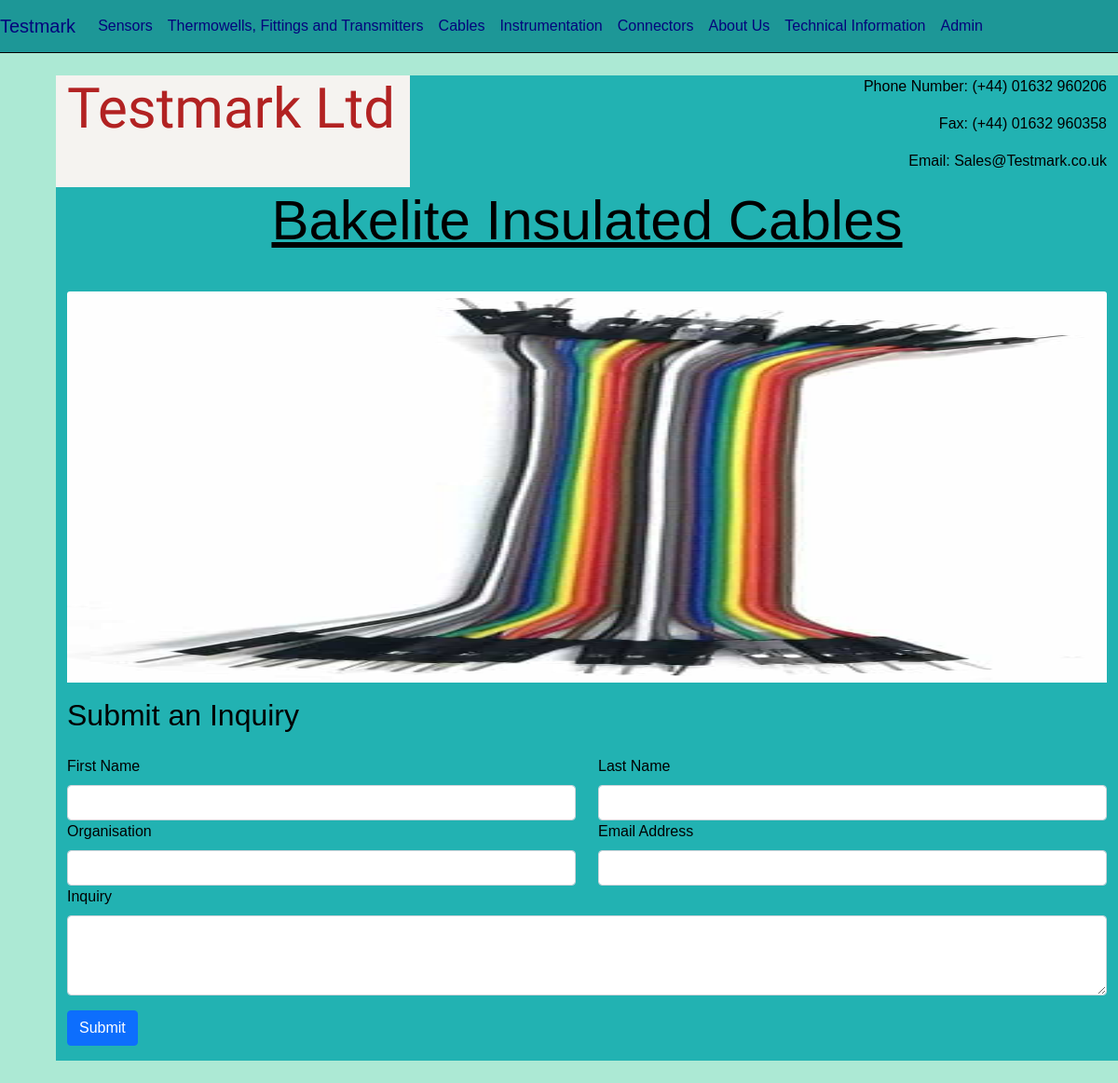
/testmark-product.php?id=1, run on an earlier commit of the app's database.
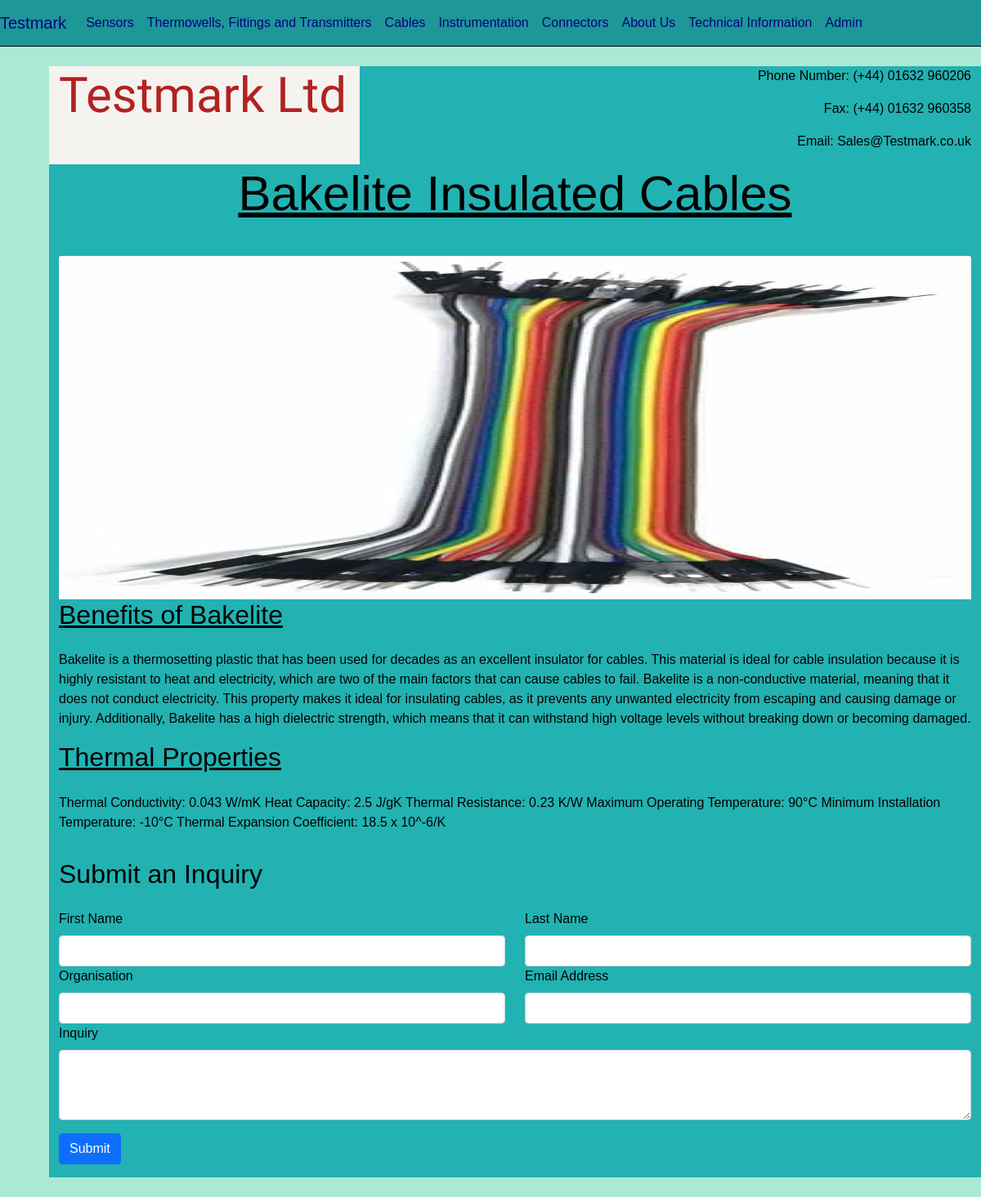
And on a later commit of the database.
### tables this page shows
CREATE TABLE `category` (
  `id` int(11) NOT NULL,
  `name` varchar(50) NOT NULL,
  `body` text NOT NULL
);

CREATE TABLE `section` (
  `id` int(11) NOT NULL,
  `name` varchar(50) NOT NULL,
  `body` text NOT NULL
);

### testmark-product.php (the view, shortened to what this page needs)
<?php
include_once("connection.php");
include("commonHead.php");
if (isset($_GET["id"])) {
    $idPage = $_GET["id"];
} else {
}
?>
</head>
<?php include("commonNav.php");
?>
<div class="container">
    <div class="row" id="Top">
        <div class="col-md-4 col-sm-6 col-xs-12" id="c1">
            <h1 id="logo">Testmark Ltd</h1>
        </div>
        <div class="col-md-8 col-sm-6 col-xs-12" id="c2">
            <p>
                Phone Number: (+44) 01632 960206
            <p>
                Fax: (+44) 01632 960358
            </p>
            <p>
                Email: Sales@Testmark.co.uk
            </p>
        </div>
    </div>
    <div class="row">
        <div class="col-12 title">
            <?php
            $query = "SELECT * FROM product WHERE id = :idPage";
            $stmt = $db->prepare($query);
            $stmt->bindParam(':idPage', $idPage, PDO::PARAM_INT);
            $stmt->execute();
            $row = $stmt->fetch(PDO::FETCH_ASSOC);
            if ($row) {
                $name = $row['name'];
                echo '<h1 class="titleText">' . ucfirst($name) . '</h1>';
            }
            ?>
        </div>
    </div>
    <div class="row">
        <div class="col-12 bg">
            <?php
            $query = "SELECT * FROM product WHERE id = :idPage";
            $stmt = $db->prepare($query);
            $stmt->bindParam(':idPage', $idPage, PDO::PARAM_INT);
            $stmt->execute();
            $row = $stmt->fetch(PDO::FETCH_ASSOC);
            if ($row) {
                $image = $row['image'];
            }
            echo '<img class="card-img-top" id="idcCable1"  src="image/' . $image . '" alt="Product Image">';
            ?>
        </div>
    </div>
    <div class="row">
        <div class="col-12 bg">
            <?php
            $querry = "SELECT section.name, section.body FROM product JOIN product_section ON product.id = product_section.product_id JOIN section ON product_section.section_id = section.id WHERE product.id =" . $idPage;
            $result = $db->query($querry);
            foreach ($result as $row) {
                $name = $row['name'];
                $body = $row['body'];
                echo '<h2 class="titleText">' . ucfirst($name) . '</h2>
                    <p>' . $body . '</p>';
            }
            ?>
        </div>
    </div>
    <div class="row">
        <div class="col-12" id="c11">
            <H2>Submit an Inquiry</H2>
        </div>
    </div>
    <form class="row" action="inquiryProcess.php?id= " method="POST">
        <div class="col-md-6 col-sm-12 col-xs-12" id="f1">
            <Label for="FirstName" class="form-label"> First Name</Label>
            <input type="text" class="form-control" id="FirstName" name="first_name" required>
        </div>
        <div class="col-md-6 col-sm-12 col-xs-12" id="f2">
            <Label for="LastName" class="form-label"> Last Name</Label>
            <input type="text" class="form-control" id="LastName" name="last_name" required>
        </div>
        <div class="col-md-6 col-sm-12 col-xs-12" id="f3">
            <Label for="Organisation" class="form-label"> Organisation</Label>
            <input type="text" class="form-control" id="Organisation" name="organisation" required>
        </div>
        <div class="col-md-6 col-sm-12 col-xs-12" id="f4">
            <Label for="Email" class="form-label"> Email Address</Label>
            <input type="email" class="form-control" id="Email" name="email" required>
        </div>
        <div class="col-12" id="f5">
            <Label for="Inquiry" class="form-label"> Inquiry</Label>
            <textarea class="form-control" id="Inquiry" name="inquiry" rows="3"></textarea>
        </div>
        <div class="col-12" id="f6">
            <button type="submit" class="btn btn-primary"> Submit</button>
        </div>
    </form>
</div>
</body>
</html>

### commonNav.php
<?php
require_once("connection.php");
echo '<body>
<nav class="navbar navbar-expand-md" id="NN">
    <a href="index.php" class="navbar-brand" id="Brand">Testmark</a>
    <ul class="navbar-nav">';
$querry = "SELECT * from category";
$result = $db->query($querry);
foreach ($result as $row) {
    echo '<li class="nav-item">
    <a href="testmark-' . $row['name'] . '.php' . '" class="nav-link" id="NavL">' . $row['name'] . '</a>
    </li>';
}
echo '<li class="nav-item">
<a href="Testmark-about.php" class="nav-link" id="NavL5">About Us</a>
</li>
<li class="nav-item">
<a href="Testmark-technical.php" class="nav-link" id="NavL6">Technical Information</a>
</li>
<li class="nav-item">
<a href="testmark-admin.php" class="nav-link" id="NavL6">Admin</a>
</li>
</ul>
</nav>';

What changed in the data, as far as the page shows it:
now on this page (row unchanged): section: name "Benefits of Bakelite", body "Bakelite is a thermosetting plastic that has been used for decades as an excellent insulator for cables. This material is ideal for cable insulation because it is highly resistant to heat and electricity, which are two of the main factors that can cause cables to fail. Bakelite is a non-conductive material, meaning that it does not conduct electricity. This property makes it ideal for insulating cables, as it prevents any unwanted electricity from escaping and causing damage or injury. Additionally, Bakelite has a high dielectric strength, which means that it can withstand high voltage levels without breaking down or becoming damaged."
added section: name "Thermal Properties", body "Thermal Conductivity: 0.043 W/mK Heat Capacity: 2.5 J/gK Thermal Resistance: 0.23 K/W Maximum Operating Temperature: 90°C Minimum Installation Temperature: -10°C Thermal Expansion Coefficient: 18.5 x 10^-6/K"
